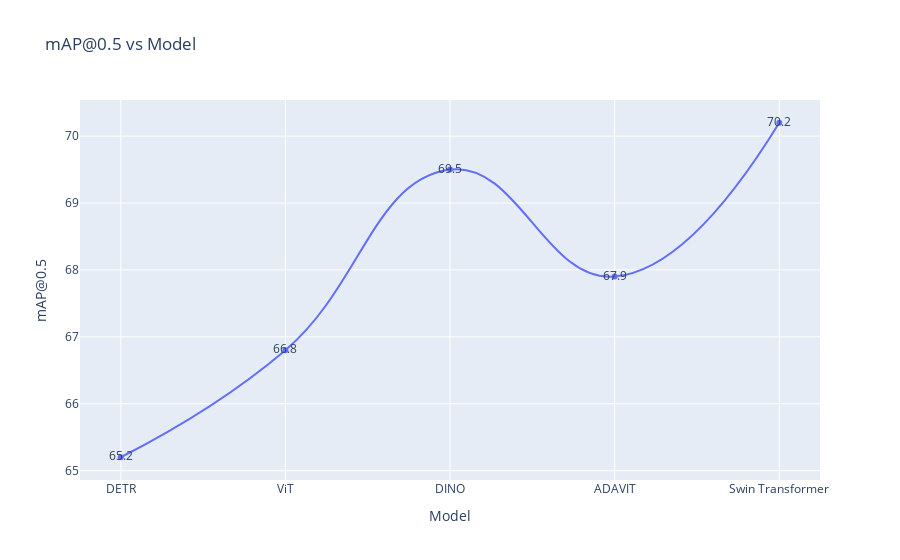

This figure's notebook cell:
### Code cell
xaxis='Model'
yaxis='mAP@0.5'
title='mAP@0.5 vs Model'
fig = px.line(df, x=xaxis, y=yaxis, title=title, markers=True, hover_data=[xaxis, yaxis], labels={xaxis: 'Model', yaxis: 'mAP@0.5'},text=yaxis)
fig.update_traces(line_shape='spline', line_smoothing=1.3)
fig.show()

### Figure 1 — Plotly figure (JSON) as saved in the notebook; plotly's stock layout.template omitted (floating-point values rounded to 4 significant figures)
{"data": [{"hovertemplate": "Model=%{x}<br>mAP@0.5=%{text}<extra></extra>", "legendgroup": "", "line": {"color": "#636efa", "dash": "solid", "shape": "spline", "smoothing": 1.3}, "marker": {"symbol": "circle"}, "mode": "lines+markers+text", "name": "", "orientation": "v", "showlegend": false, "text": [65.2, 66.8, 69.5, 67.9, 70.2], "type": "scatter", "x": ["DETR", "ViT", "DINO", "ADAVIT", "Swin Transformer"], "xaxis": "x", "y": [65.2, 66.8, 69.5, 67.9, 70.2], "yaxis": "y"}], "layout": {"legend": {"tracegroupgap": 0}, "title": {"text": "mAP@0.5 vs Model"}, "xaxis": {"anchor": "y", "domain": [0, 1], "title": {"text": "Model"}}, "yaxis": {"anchor": "x", "domain": [0, 1], "title": {"text": "mAP@0.5"}}}}
